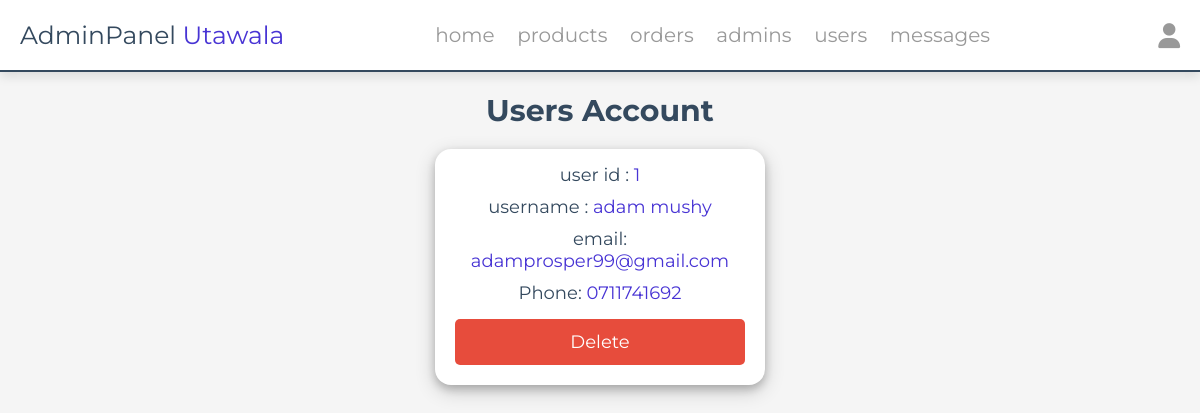
/admin/users_accounts.php (signed in), run on the app's committed database.
### tables this page shows
CREATE TABLE IF NOT EXISTS `users` (
  `id` int NOT NULL AUTO_INCREMENT,
  `name` varchar(20) NOT NULL,
  `email` varchar(50) NOT NULL,
  `number` varchar(10) NOT NULL,
  `password` varchar(50) NOT NULL,
  `address` varchar(500) NOT NULL,
  PRIMARY KEY (`id`)
);

### admin/users_accounts.php (the view, shortened to what this page needs)
<?php
include '../components/connect.php';
?>
<!DOCTYPE html>
<html lang="en">
<head>
   <link rel="stylesheet" href="https://cdnjs.cloudflare.com/ajax/libs/font-awesome/6.1.1/css/all.min.css">
   <link rel="stylesheet" href="../css/admin_style.css">
</head>
<body>
<?php include '../components/admin_header.php' ?>
<section class="accounts">
   <h1 class="heading">users account</h1>
   <div class="box-container">
   <?php
      $select_account = $conn->prepare("SELECT * FROM `users`");
      $select_account->execute();
      if($select_account->rowCount() > 0){
         while($fetch_accounts = $select_account->fetch(PDO::FETCH_ASSOC)){
   ?>
   <div class="box" style="border-radius: 16px;box-shadow: 0 4px 8px 0 rgba(0, 0, 0, 0.2), 0 6px 20px 0 rgba(0, 0, 0, 0.19) ; border:none;">
      <p> user id : <span><?= $fetch_accounts['id']; ?></span> </p>
      <p> username : <span><?= $fetch_accounts['name']; ?></span> </p>
      <p> email: <span><?= $fetch_accounts['email'];?></p>
      <p> Phone: <span><?= $fetch_accounts['number'];?></p>
      <a href="users_accounts.php?delete=<?= $fetch_accounts['id']; ?>" class="delete-btn" onclick="return confirm('delete this account?');">delete</a>
   </div>
   <?php
      }
   }else{
      echo '<p class="empty">no accounts available</p>';
   }
   ?>
   </div>
</section>
</body>
</html>

### css/admin_style.css (style rules this page uses)
:root { --main-color:#4834d4; --minor-color:rgb(224, 128, 2); --red:#e74c3c; --orange:#f39c12; --black:#34495e; --white:#fff; --light-bg:#f5f5f5; --light-color:#999; --border:.2rem solid var(--black); --box-shadow:0 .5rem 1rem rgba(0,0,0,.1); }
* { font-family: 'Montserrat', sans-serif; margin:0; padding:0; box-sizing: border-box; text-decoration: none; outline: none; border:none; }
html { font-size: 62.5%; overflow-x: hidden; }
body { background-color: var(--light-bg); }
section { max-width: 1200px; margin:0 auto; padding:2rem; }
.btn, .delete-btn, .option-btn { display: block; margin-top: 1rem; border-radius: .5rem; cursor: pointer; width: 100%; font-size: 1.8rem; color:var(--white); padding:1.2rem 3rem; text-transform: capitalize; text-align: center; }
.delete-btn { background-color: var(--red); }
.heading { text-align: center; margin-bottom: 2rem; text-transform: capitalize; color:var(--black); font-size: 3rem; }
.accounts .box-container { display: grid; grid-template-columns: repeat(auto-fit, 33rem); gap:1.5rem; justify-content: center; align-items: flex-start; }
.accounts .box-container .box { background-color: var(--white); border-radius: .5rem; box-shadow: var(--box-shadow); border:var(--border); padding:2rem; padding-top: 1rem; text-align: center; }
.accounts .box-container .box p { padding: .5rem 0; font-size: 1.8rem; color:var(--black); }
.accounts .box-container .box p span { color:var(--main-color); }

### data on the page
users: id "1", name "adam mushy", email "adamprosper99@gmail.com", number "0711741692"
